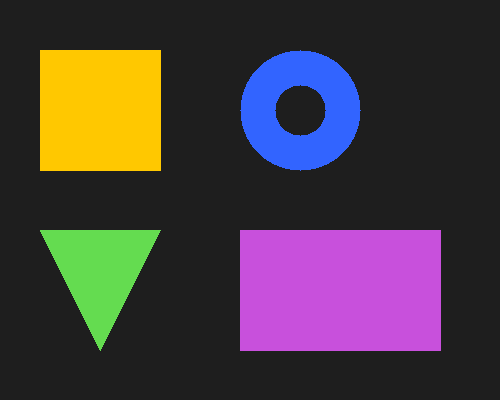
#> input picture images/geometric_shapes.png, 500 x 400 px
$ python -i contour_analysis.py   (imports and definitions only)
#> lines starting #> are read from the running program, lines starting #| are printed output that depends on the picture; after the words box and inside, x2 and y2 are one past the last pixel; in counts of white or black regions, pixels touching at a corner belong together
#> further down, picture is the input picture: shape (400, 500, 3); mean B, G, R 63.2, 58.8, 70.7
"""Contour detection, geometric feature extraction, visualization, and CSV export."""

import csv
import os
from dataclasses import dataclass
from typing import List, Tuple, Any, Optional
import cv2
import numpy as np


@dataclass
class ContourData:
    """Stores computed geometric properties for a single detected contour."""
    index: int
    area: float
    perimeter: float
    bbox_x: int
    bbox_y: int
    bbox_w: int
    bbox_h: int
    centroid_x: int
    centroid_y: int
    aspect_ratio: float
    extent: float

    # [10 lines left out: function to_dict, not called in this run]


def detect_contours(
    image: np.ndarray,
    retrieval_mode: str = "external",
    approx_mode: str = "simple",
    min_area: float = 10.0,
) -> Tuple[List[ContourData], list, Optional[np.ndarray]]:
    """Detect contours and calculate geometric properties.

    Args:
        image: Source image (binary, grayscale, or color).
        retrieval_mode: 'external', 'all', or 'tree'.
        approx_mode: 'simple' or 'none'.
        min_area: Minimum contour area threshold to filter out noise.

    Returns:
        Tuple[List[ContourData], list of raw contours, hierarchy array]
    """
#> called with retrieval_mode = 'external', approx_mode = 'simple', min_area = 10
    if image is None or image.size == 0:
        raise ValueError("Input image is empty or None.")

    # Convert to grayscale if needed
    if image.ndim == 3:
        gray = cv2.cvtColor(image, cv2.COLOR_BGR2GRAY)
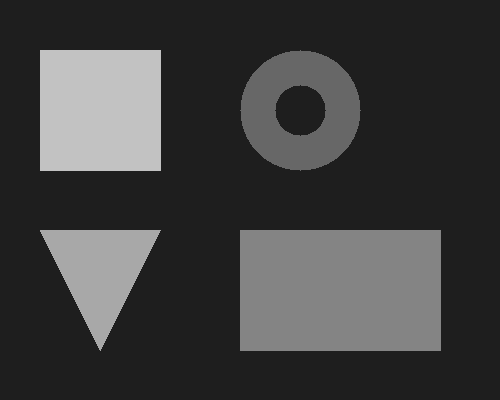
#> gray: shape (400, 500); min 30, max 194, mean 62.9
    else:
        gray = image.copy()

    # If the image is not strictly binary (has intermediate values), apply Otsu thresholding
    unique_vals = np.unique(gray)
#> unique_vals = [30, 103, 132, 168, 194]
    if len(unique_vals) > 2 or not np.array_equal(unique_vals, [0, 255]):
        _, binary = cv2.threshold(gray, 0, 255, cv2.THRESH_BINARY + cv2.THRESH_OTSU)
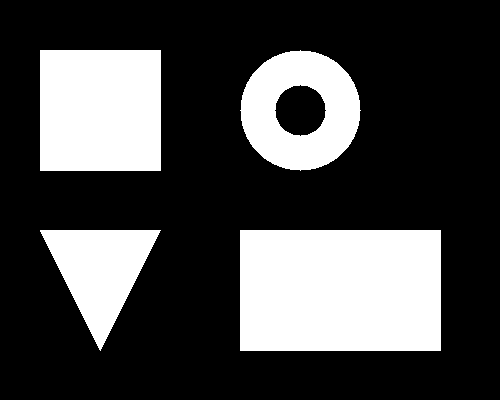
#> binary: shape (400, 500); 27.8% white; 4 white regions
    else:
        binary = gray.copy()

    # Map retrieval mode
    mode_map = {
        "external": cv2.RETR_EXTERNAL,
        "all": cv2.RETR_LIST,
        "tree": cv2.RETR_TREE,
        "ccomp": cv2.RETR_CCOMP,
    }
    retrieval = mode_map.get(retrieval_mode.lower(), cv2.RETR_EXTERNAL)

    # Map approximation mode
    approx_map = {
        "simple": cv2.CHAIN_APPROX_SIMPLE,
        "none": cv2.CHAIN_APPROX_NONE,
    }
    approx = approx_map.get(approx_mode.lower(), cv2.CHAIN_APPROX_SIMPLE)

    contours, hierarchy = cv2.findContours(binary, retrieval, approx)
#> contours = 4 contours; box (x1, y1, x2, y2) and area: (240, 230, 441, 351) 24000, (40, 50, 161, 171) 14400, (240, 50, 361, 171) 11120, (40, 230, 161, 351) 7200

    results: List[ContourData] = []
    filtered_raw_contours = []
    idx_counter = 1

    for cnt in contours:
        area = float(cv2.contourArea(cnt))
        if area < min_area:
            continue

        perimeter = float(cv2.arcLength(cnt, closed=True))
        bx, by, bw, bh = cv2.boundingRect(cnt)

        # Centroid calculation using spatial moments
        moments = cv2.moments(cnt)
        if moments["m00"] != 0:
            cx = int(round(moments["m10"] / moments["m00"]))
            cy = int(round(moments["m01"] / moments["m00"]))
        else:
            cx = int(bx + bw // 2)
            cy = int(by + bh // 2)

        # Aspect ratio: width / height
        aspect_ratio = float(bw) / float(bh) if bh > 0 else 0.0

        # Extent: contour area / bounding box area
        bbox_area = float(bw * bh)
        extent = area / bbox_area if bbox_area > 0 else 0.0

        item = ContourData(
            index=idx_counter,
            area=area,
            perimeter=perimeter,
            bbox_x=bx,
            bbox_y=by,
            bbox_w=bw,
            bbox_h=bh,
            centroid_x=cx,
            centroid_y=cy,
            aspect_ratio=aspect_ratio,
            extent=extent,
        )
        results.append(item)
        filtered_raw_contours.append(cnt)
        idx_counter += 1
#> this loop made 4 passes
#> (cnt, area, perimeter, bx, by, bw, cx, cy) on passes 1, 4: ([[240, 230], [240, 350], [440, 350], [440, 230]], 24000, 640, 240, 230, 201, 340, 290), ([[40, 50], [40, 170], [160, 170], [160, 50]], 14400, 480, 40, 50, 121, 100, 110)
#> (area, perimeter, bx, by, bw, cx, cy, aspect_ratio) on passes 2 to 3: (7200, 409.7, 40, 230, 121, 100, 270, 1), (11120, 395.6, 240, 50, 121, 300, 110, 1)
#> after the loop, filtered_raw_contours has the same summary as contours; idx_counter = 5; results = 4 items

    return results, filtered_raw_contours, hierarchy


# [109 lines left out: functions draw_contour_visualization, export_contours_to_csv, not called in this run]

>>> import cv2
>>> picture = cv2.imread('../images/geometric_shapes.png')
>>> result = detect_contours(picture)
#> result has the same summary as contours in detect_contours
